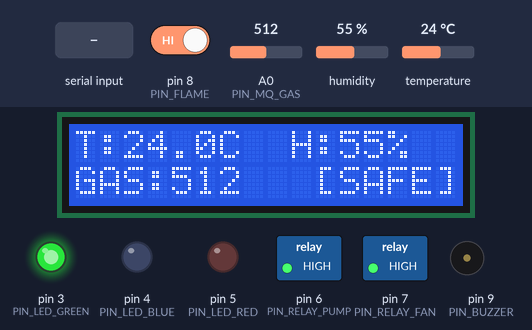
The sketch below on a simulated Arduino Uno, built with avr-gcc and run on an emulated ATmega328P. Parts: 16×2 character LCD, switched loads named in the sketch (green lamp = pin HIGH), output pins drawn as LEDs (lit = HIGH), buzzer (waves = sounding, pin HIGH). The inputs (shaded band) are chosen by the test bench; at power-on: A0 (PIN_MQ_GAS) = 512, pin 8 (PIN_FLAME) HIGH, temperature 24 °C, humidity 55 %. What the sketch prints to the serial monitor is not drawn.

Above: at 3.1 s.
3.2 s: A0 (PIN_MQ_GAS) set to 594
At 4.0 s:
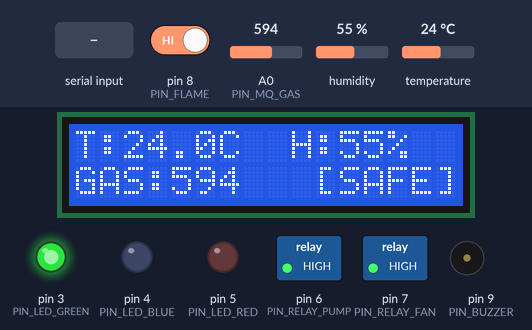
4.8 s: A0 (PIN_MQ_GAS) set to 619
At 6.3 s:
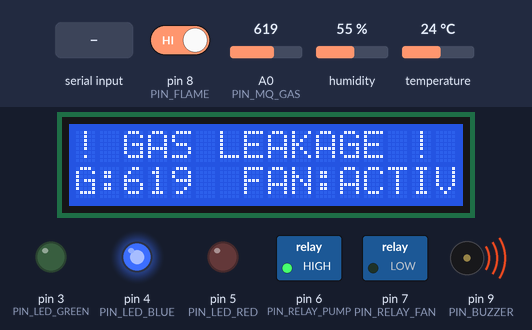
6.6 s: pin 8 (PIN_FLAME) driven LOW
At 7.6 s:
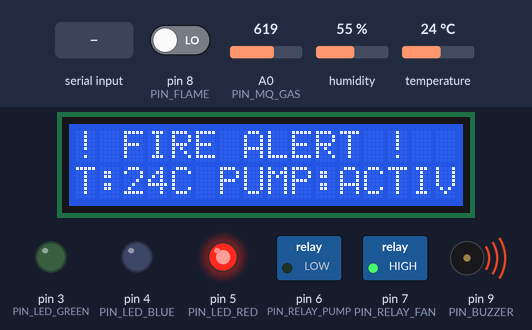
13.2 s: "MUTE\n" received over Serial
At 14.0 s:
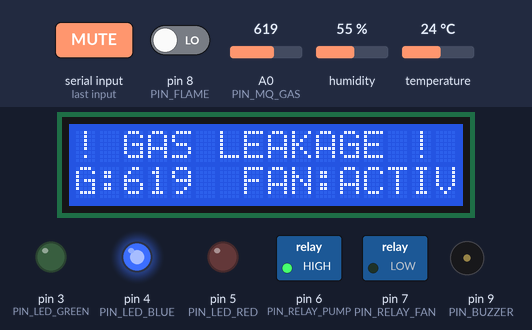
14.7 s: temperature set to 2 °C
23.7 s: A0 (PIN_MQ_GAS) set to 590
At 29.3 s:
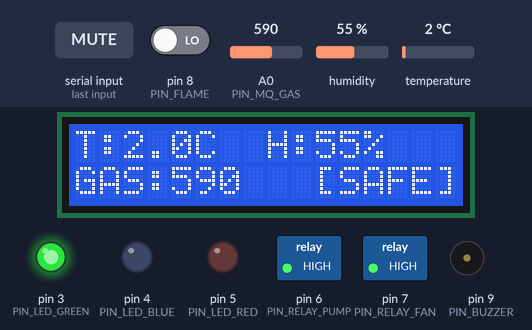
Timing chart, 0 to 30.8 s (numbered marks = the images above; inputs shaded):
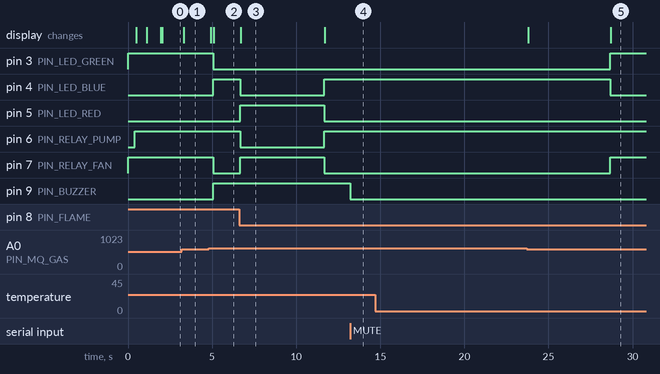

The sketch:

smart_kitchen.ino
```cpp
/*
 * ====================================================================================================
 * PROJECT: Smart Kitchen Safety & Autonomous Hazard Mitigation System (SAFETY-FI 96X)
 * TARGET PLATFORM: Arduino Uno (ATmega328P @ 16 MHz)
 * ARCHITECTURE: Ultra-Fast 100ms Reactive FSM + 3-Second Sprinkler Latch + Instant Auto-Reset
 * AUTHOR: Arpit Yadav
 * ====================================================================================================
 *
 * HARDWARE PIN CONFIGURATION:
 * ----------------------------------------------------------------------------------------------------
 * - MQ-2 Gas / Smoke Sensor    -> Analog Pin A0
 * - IR Flame / Fire Sensor     -> Digital Pin 8 (Active-LOW: LOW = Fire Detected)
 * - DHT11 Temp & Humidity      -> Digital Pin 2
 * - Piezo Buzzer               -> Digital Pin 9
 * - Exhaust Fan Relay          -> Digital Pin 7 (Active-LOW Relay: LOW = Fan ON)
 * - Water Sprinkler Pump Relay -> Digital Pin 6 (Active-LOW Relay: LOW = Pump ON)
 * - Status LED Green (Safe)    -> Digital Pin 3
 * - Status LED Blue (Gas Leak) -> Digital Pin 4
 * - Status LED Green (Safe)    -> Digital Pin 3
 * - Status LED Blue (Gas Leak) -> Digital Pin 4
 * - Status LED Red (Fire)      -> Digital Pin 5
 * - I2C LCD Display (16x2)     -> Pin A4 (SDA), Pin A5 (SCL)
 * - Telemetry & Cloud Alerts   -> High-Speed USB Serial to Web Dashboard & Formspree Cloud Email
 * ====================================================================================================
 */

#include <Wire.h>
#include <LiquidCrystal_I2C.h>
#include <DHT.h>

// --- PIN ASSIGNMENTS ---
#define PIN_MQ_GAS         A0
#define PIN_FLAME          8
#define PIN_DHT            2
#define PIN_BUZZER         9
#define PIN_RELAY_FAN      7     // LOW = Fan ON, HIGH = Fan OFF
#define PIN_RELAY_PUMP     6     // LOW = Pump ON, HIGH = Pump OFF
#define PIN_LED_GREEN      3
#define PIN_LED_BLUE       4
#define PIN_LED_RED        5

// --- CONSTANTS & THRESHOLDS ---
#define DHTTYPE            DHT11
#define GAS_THRESHOLD      600   // Normal <= 600 (Ambient baseline ~520), Gas Leak > 600
#define RELAY_ACTIVE       LOW   // Active-LOW Trigger (GND ON)
#define RELAY_INACTIVE     HIGH  // Relay OFF (5V OFF)
#define PUMP_MIN_DURATION  5000  // Pump runs for at least 5 seconds to extinguish fire
#define GAS_MIN_DURATION   5000  // Exhaust fan runs for at least 5 seconds on gas detection

// --- SYSTEM STATES ---
enum SystemState {
  STATE_SAFE = 0,
  STATE_GAS_LEAK = 1,
  STATE_FIRE_EMERGENCY = 2
};

SystemState currentState = STATE_SAFE;

// --- SENSOR DRIVERS ---
DHT dht(PIN_DHT, DHTTYPE);
LiquidCrystal_I2C lcd(0x27, 16, 2); // Default I2C Address: 0x27 (or 0x3F)

// Persistent Climate Memory
float lastTemp = 28.0;
float lastHum = 50.0;
int gasVal = 85;

// --- TIMERS ---
unsigned long lastFastCheck = 0;       // 100ms ultra-fast sensor & actuator loop
unsigned long lastTelemetryStream = 0; // 1000ms web stream
unsigned long lastDhtRead = 0;         // 2000ms DHT sensor read
unsigned long lastFireSeenTime = 0;    // 5-second minimum pump runtime latch
unsigned long lastGasSeenTime = 0;     // 5-second minimum fan runtime latch
int gasSpikeCount = 0;                 // 3-sample debounce counter for gas filter

// --- STRICT 5-SECOND FLAME TIMER ---
bool fireTimerActive = false;
unsigned long fireTimerStart = 0;
bool flameMustClear = false;

bool buzzerMuted = false;

// --- FUNCTION DECLARATIONS ---
void bootLcdScreen();
void refreshLcdBuffer(const char* line1, const char* line2);
void transmitTelemetry(int gasVal, bool flameDetected, float temp, float hum);

void setup() {
  // 1. Hardware Serial for USB Web Dashboard & Cloud Telemetry
  Serial.begin(9600);

  // 2. Inputs
  pinMode(PIN_MQ_GAS, INPUT);
  pinMode(PIN_FLAME, INPUT_PULLUP); // Internal pullup ensures stable 1 when idle

  // 3. Outputs
  pinMode(PIN_BUZZER, OUTPUT);
  pinMode(PIN_RELAY_FAN, OUTPUT);
  pinMode(PIN_RELAY_PUMP, OUTPUT);
  pinMode(PIN_LED_GREEN, OUTPUT);
  pinMode(PIN_LED_BLUE, OUTPUT);
  pinMode(PIN_LED_RED, OUTPUT);

  // Initial Safe State
  digitalWrite(PIN_RELAY_FAN, RELAY_INACTIVE);
  digitalWrite(PIN_RELAY_PUMP, RELAY_INACTIVE);
  digitalWrite(PIN_BUZZER, LOW);

  digitalWrite(PIN_LED_GREEN, HIGH);
  digitalWrite(PIN_LED_BLUE, LOW);
  digitalWrite(PIN_LED_RED, LOW);

  // 🔍 4. BOOT SELF-TEST: 0.4s Pump Relay Click Confirmation!
  digitalWrite(PIN_RELAY_PUMP, RELAY_ACTIVE);   // Click ON (Confirms Pin 6 connection!)
  delay(400);
  digitalWrite(PIN_RELAY_PUMP, RELAY_INACTIVE); // Click OFF

  // 5. Initialize Sensors & LCD
  dht.begin();
  bootLcdScreen();
  refreshLcdBuffer("SAFETY-FI 96X   ", "INITIALIZING... ");
  delay(600);

  refreshLcdBuffer("SYSTEM ONLINE   ", "SENTINEL ARMED  ");
  delay(800);
}

void loop() {
  unsigned long currentMillis = millis();

  // Web Dashboard Mute Command check
  if (Serial.available() > 0) {
    String command = Serial.readStringUntil('\n');
    command.trim();
    if (command == "MUTE") {
      buzzerMuted = !buzzerMuted;
      if (buzzerMuted) digitalWrite(PIN_BUZZER, LOW);
    }
  }

  // 1. DHT Climate Reading (Every 2 seconds)
  if (currentMillis - lastDhtRead >= 2000) {
    lastDhtRead = currentMillis;
    float t = dht.readTemperature();
    float h = dht.readHumidity();
    if (!isnan(t) && t > 0.0 && t < 90.0) lastTemp = t;
    if (!isnan(h) && h > 0.0 && h <= 100.0) lastHum = h;
  }

  // 2. ULTRA-FAST 100ms REACTIVE CONTROL LOOP
  if (currentMillis - lastFastCheck >= 100) {
    lastFastCheck = currentMillis;

    // Multi-sample smoothing: Average 8 readings to eliminate electrical noise
    long gasSum = 0;
    for (int i = 0; i < 8; i++) {
      gasSum += analogRead(PIN_MQ_GAS);
      delayMicroseconds(50);
    }
    gasVal = (int)(gasSum / 8);

    // --- INSTANT FLAME SENSE + STRICT 5-SECOND ONE-SHOT TIMER ---
    int flameRaw = digitalRead(PIN_FLAME);

    // If flame is sensed (Pin 8 LOW) and timer is not currently running
    if (flameRaw == LOW) {
      if (!fireTimerActive && !flameMustClear) {
        fireTimerActive = true;
        fireTimerStart = currentMillis;
        flameMustClear = true; // Lock until flame clears to prevent non-stop loop
      }
    } else {
      // Flame moved away (Pin 8 HIGH) -> arm ready for next trigger
      flameMustClear = false;
    }

    // STRICT 5-SECOND TIMER: Exactly 5000ms, then TURANT BAND!
    if (fireTimerActive) {
      if (currentMillis - fireTimerStart >= 5000) {
        fireTimerActive = false; // 5 seconds expired -> IMMEDIATELY SHUT OFF!
        fireTimerStart = 0;
      }
    }

    bool fireActiveOrLatched = fireTimerActive;

    // Debouncing & Auto-Reset: Require gas to stay above threshold for 3 consecutive checks (300ms)
    if (gasVal > GAS_THRESHOLD) {
      if (gasSpikeCount < 3) gasSpikeCount++;
      if (gasSpikeCount >= 3) {
        lastGasSeenTime = currentMillis; // Update latch timestamp
      }
    } else {
      gasSpikeCount = 0;
      if (lastGasSeenTime > 0 && (currentMillis - lastGasSeenTime >= GAS_MIN_DURATION)) {
        lastGasSeenTime = 0; // Clear latch after 5 seconds of clean air
      }
    }

    bool gasActiveOrLatched = (gasSpikeCount >= 3) || (lastGasSeenTime > 0 && (currentMillis - lastGasSeenTime < GAS_MIN_DURATION));

    // ====================================================================
    // FINITE STATE MACHINE WITH 5-SECOND PUMP/FAN LATCH & AUTO-RESET
    // ====================================================================

    SystemState previousState = currentState;

    // CASE 1: ACTIVE FIRE HAZARD (Runs for minimum 5 seconds)
    if (fireActiveOrLatched) {
      currentState = STATE_FIRE_EMERGENCY;

      // Actuators: Water Sprinkler ON, Fan Forced OFF
      digitalWrite(PIN_RELAY_PUMP, RELAY_ACTIVE);   // PUMP SOLID ON (Pin 6 -> LOW)!
      digitalWrite(PIN_RELAY_FAN, RELAY_INACTIVE);  // FAN OFF (Prevents feeding fire)

      // LEDs & Siren
      digitalWrite(PIN_LED_GREEN, LOW);
      digitalWrite(PIN_LED_BLUE, LOW);
      digitalWrite(PIN_LED_RED, HIGH);
      if (!buzzerMuted) digitalWrite(PIN_BUZZER, HIGH);

      // Instant LCD Alert
      char l1[17] = "! FIRE ALERT !  ";
      char l2[17];
      snprintf(l2, sizeof(l2), "T:%dC PUMP:ACTIVE", (int)lastTemp);
      refreshLcdBuffer(l1, l2);
    }

    // CASE 2: GAS / SMOKE LEAKAGE HAZARD (Runs for minimum 5 seconds)
    else if (gasActiveOrLatched) {
      currentState = STATE_GAS_LEAK;

      // Actuators: Exhaust Fan ON, Pump OFF
      digitalWrite(PIN_RELAY_FAN, RELAY_ACTIVE);    // EXHAUST FAN ENGAGED!
      digitalWrite(PIN_RELAY_PUMP, RELAY_INACTIVE); // PUMP OFF

      // LEDs & Siren
      digitalWrite(PIN_LED_GREEN, LOW);
      digitalWrite(PIN_LED_BLUE, HIGH);
      digitalWrite(PIN_LED_RED, LOW);
      if (!buzzerMuted) digitalWrite(PIN_BUZZER, HIGH);

      // Instant LCD Alert
      char l1[17] = "! GAS LEAKAGE ! ";
      char l2[17];
      snprintf(l2, sizeof(l2), "G:%-4d FAN:ACTIVE", gasVal);
      refreshLcdBuffer(l1, l2);
    }

    // CASE 3: SAFE STANDBY (AUTOMATIC INSTANT RESET AFTER 3-SECOND LATCH EXPIRES!)
    else {
      currentState = STATE_SAFE;
      buzzerMuted = false;

      // Actuators: Relays & Buzzer Instantly Turned OFF
      digitalWrite(PIN_RELAY_FAN, RELAY_INACTIVE);
      digitalWrite(PIN_RELAY_PUMP, RELAY_INACTIVE); // PUMP OFF (Pin 6 -> HIGH)
      digitalWrite(PIN_BUZZER, LOW);

      // Status LEDs: Green ON, others OFF
      digitalWrite(PIN_LED_GREEN, HIGH);
      digitalWrite(PIN_LED_BLUE, LOW);
      digitalWrite(PIN_LED_RED, LOW);

      // Permanent Normal Telemetry Display
      int tInt = (int)lastTemp;
      int tDec = (int)((lastTemp - tInt) * 10);
      if (tDec < 0) tDec = -tDec;
      int hInt = (int)lastHum;

      char l1[17];
      char l2[17];
      snprintf(l1, sizeof(l1), "T:%d.%dC  H:%d%%   ", tInt, tDec, hInt);
      snprintf(l2, sizeof(l2), "GAS:%-4d  [SAFE]", gasVal);
      refreshLcdBuffer(l1, l2);
    }

    // ⚡ INSTANT TELEMETRY PUSH: If state transitions (fire tripped, gas tripped, or reset), push immediately (0ms lag)!
    if (currentState != previousState) {
      transmitTelemetry(gasVal, fireActiveOrLatched, lastTemp, lastHum);
      lastTelemetryStream = currentMillis;
    }
  }

  // 3. Web Telemetry Stream to USB (High-speed 200ms = 5 Hz for ultra-smooth dashboard gauges)
  if (currentMillis - lastTelemetryStream >= 200) {
    lastTelemetryStream = currentMillis;
    bool fireActiveOrLatched = ((digitalRead(PIN_FLAME) == LOW) || ((currentMillis - lastFireSeenTime) < PUMP_MIN_DURATION && lastFireSeenTime > 0));
    transmitTelemetry(gasVal, fireActiveOrLatched, lastTemp, lastHum);
  }
}

// ====================================================================
// LCD DRIVER (Flicker-Free Direct Overwrite)
// ====================================================================
void bootLcdScreen() {
  Wire.begin();
  lcd.init();
  lcd.backlight();
  lcd.clear();
}

void refreshLcdBuffer(const char* line1, const char* line2) {
  lcd.setCursor(0, 0);
  lcd.print(line1);
  lcd.setCursor(0, 1);
  lcd.print(line2);
}


// ====================================================================
// LIVE TELEMETRY TRANSMISSION (To Web Dashboard & Serial Monitor)
// ====================================================================
void transmitTelemetry(int gasVal, bool flameDetected, float temp, float hum) {
  int flameRaw = digitalRead(PIN_FLAME);
  Serial.print("{\"gas\":");
  Serial.print(gasVal);
  Serial.print(",\"flame\":");
  Serial.print(flameDetected ? "true" : "false");
  Serial.print(",\"flame_raw\":");
  Serial.print(flameRaw);
  Serial.print(",\"temp\":");
  Serial.print(temp, 1);
  Serial.print(",\"hum\":");
  Serial.print(hum, 1);
  Serial.print(",\"state\":");
  Serial.print((int)currentState);
  Serial.print(",\"muted\":");
  Serial.print(buzzerMuted ? "true" : "false");
  Serial.print(",\"fan\":");
  Serial.print((currentState == STATE_GAS_LEAK) ? "\"ON\"" : "\"OFF\"");
  Serial.print(",\"pump\":");
  Serial.print((currentState == STATE_FIRE_EMERGENCY) ? "\"ON\"" : "\"OFF\"");
  Serial.println("}");
}
```

Measured:
- the behaviour switches between 600 and 601 on A0 (PIN_MQ_GAS) (found by bisection; images 1 and 2)
- after the input at 3.2 s, the display: changes after 0.11 s (image 1)
- after the input at 4.8 s, pin 3 (PIN_LED_GREEN), pin 7 (PIN_RELAY_FAN): HIGH → LOW after 0.28 s; pin 4 (PIN_LED_BLUE), pin 9 (PIN_BUZZER): LOW → HIGH after 0.28 s; the display: first changes after 0.11 s (image 2 shows a later state)
- after the input at 6.6 s, pin 4 (PIN_LED_BLUE), pin 6 (PIN_RELAY_PUMP): HIGH → LOW after 0.08 s, → HIGH 5.0 s later; pin 5 (PIN_LED_RED), pin 7 (PIN_RELAY_FAN): LOW → HIGH after 0.08 s, → LOW 5.0 s later; the display: changes after 0.11 s (image 3)
- after the input at 13.2 s, pin 9 (PIN_BUZZER): HIGH → LOW at once
- after the input at 14.7 s, every drawn part: stays the same
- after the input at 23.7 s, pin 3 (PIN_LED_GREEN), pin 7 (PIN_RELAY_FAN): LOW → HIGH after 5.0 s; pin 4 (PIN_LED_BLUE): HIGH → LOW after 5.0 s; the display: first changes after 0.11 s (image 5 shows a later state)
- what the display in image 3 shows lasts 5.0 s, from 6.7 s to 11.7 s
